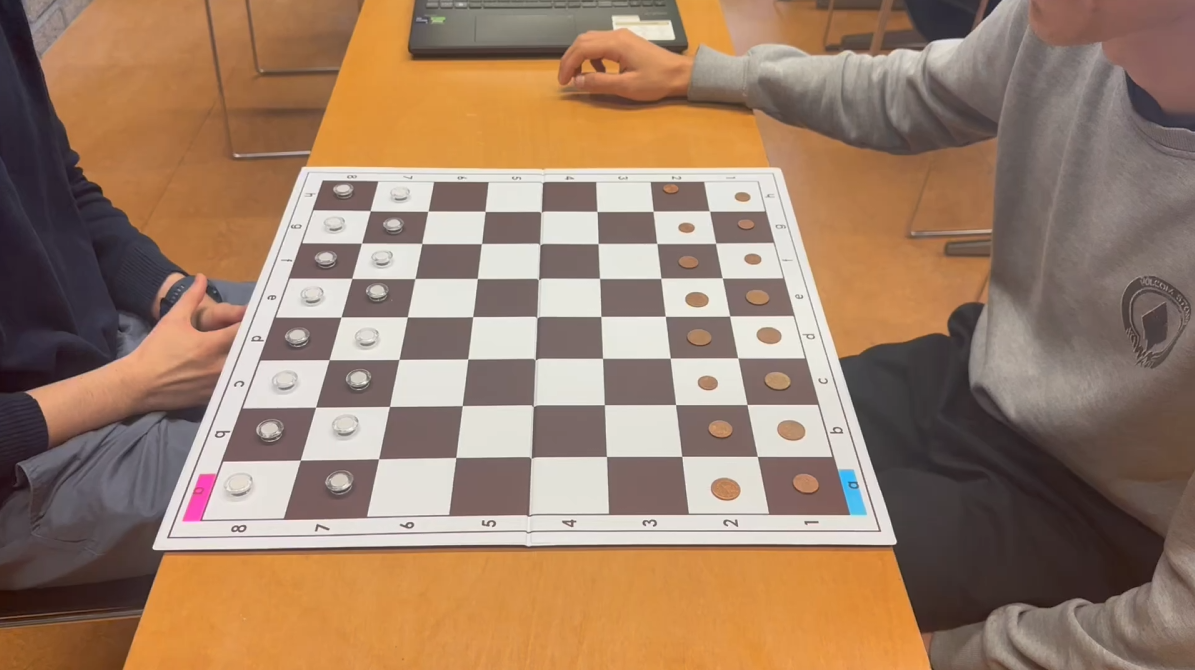
#> input picture src/calibration_images/img1.png, 1195 x 670 px, found by its file name
$ python sticker_calibration.py
#> lines starting #> are read from the running program, lines starting #| are printed output that depends on the picture; after the words box and inside, x2 and y2 are one past the last pixel; in counts of white or black regions, pixels touching at a corner belong together
import cv2
import numpy as np

def detect_stickers(img):
    hsv = cv2.cvtColor(img, cv2.COLOR_BGR2HSV)
    blurred = cv2.GaussianBlur(hsv, (11, 11), 0)

    # range for blue sticker
    lower_blue = np.array([100, 150, 50])
    upper_blue = np.array([140, 255, 255])

    # range for pink sticker
    lower_pink = np.array([140, 100, 100])
    upper_pink = np.array([170, 255, 255])

    # threshold to get only blue and pink colors
    mask_blue = cv2.inRange(blurred, lower_blue, upper_blue)
    mask_pink = cv2.inRange(blurred, lower_pink, upper_pink)

    blue_stickers = []
    pink_stickers = []

    # find contours for blue sticker
    contours_blue, _ = cv2.findContours(mask_blue, cv2.RETR_EXTERNAL, cv2.CHAIN_APPROX_SIMPLE)
    contours_blue = sorted(contours_blue, key=cv2.contourArea, reverse=True)
    if contours_blue:
        for c in contours_blue:
            ((cX, cY), radius) = cv2.minEnclosingCircle(c)
            blue_stickers.append((int(cX), int(cY), int(radius)))

    # find contours for pink sticker
    contours_pink, _ = cv2.findContours(mask_pink, cv2.RETR_EXTERNAL, cv2.CHAIN_APPROX_SIMPLE)
    contours_pink = sorted(contours_pink, key=cv2.contourArea, reverse=True)
    if contours_pink:
        for c in contours_pink:
            ((cX, cY), radius) = cv2.minEnclosingCircle(c)
            pink_stickers.append((int(cX), int(cY), int(radius)))

    return blue_stickers, pink_stickers

def draw_stickers(img, blue_stickers, pink_stickers):
    """
    Dessine les autocollants détectés sur l'image.
    """
    img_copy = img.copy()

    # Dessiner les autocollants bleus
    for (cX, cY, radius) in blue_stickers:
        cv2.circle(img_copy, (cX, cY), radius, (255, 0, 0), 2)  # Contour bleu
        cv2.circle(img_copy, (cX, cY), 3, (0, 255, 0), -1)  # Centre vert

    # Dessiner les autocollants roses
    for (cX, cY, radius) in pink_stickers:
        cv2.circle(img_copy, (cX, cY), radius, (255, 0, 255), 2)  # Contour rose
        cv2.circle(img_copy, (cX, cY), 3, (0, 255, 0), -1)  # Centre vert

    return img_copy

# Cette partie ne s'exécutera que si le script est exécuté directement (pas importé)
if __name__ == "__main__":
    # Test the function with a single image
    img = cv2.imread('src/calibration_images/img1.png')
#> img is the input picture: shape (670, 1195, 3); mean B, G, R 104.2, 126.5, 155.9
    blue_stickers, pink_stickers = detect_stickers(img)
#> in detect_stickers, `mask_blue = cv2.inRange(blurred, lower_blue, upper_blue)`:
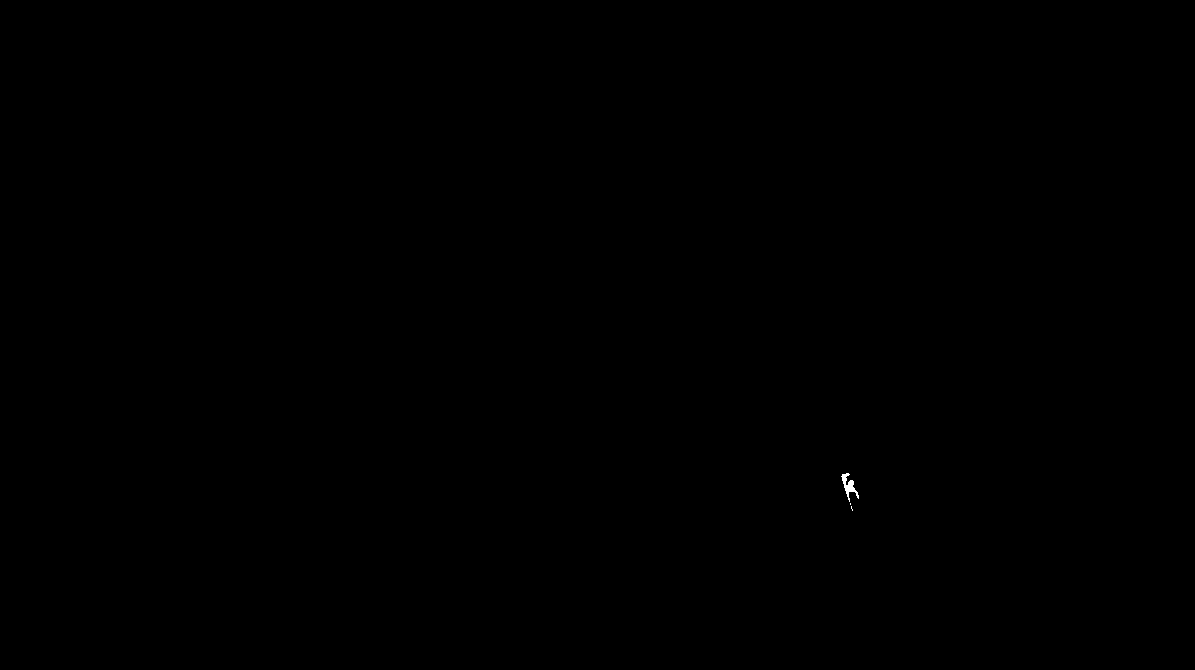
#> mask_blue: shape (670, 1195); 0.02% white; 3 white regions (2 under 20 px), largest, box (x1, y1, x2, y2) and area: (841, 473, 859, 502) 184
#> in detect_stickers, `mask_pink = cv2.inRange(blurred, lower_pink, upper_pink)`:
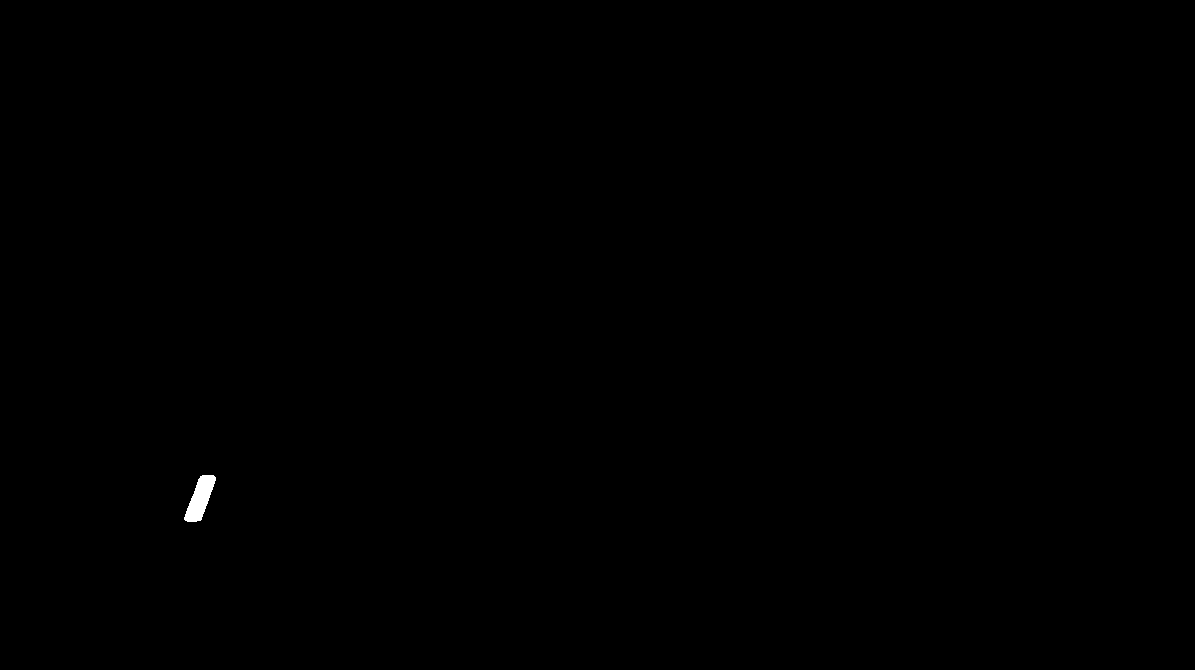
#> mask_pink: shape (670, 1195); 0.1% white; 1 white region
#> in detect_stickers, `contours_blue, _ = cv2.findContours(mask_blue, cv2.RETR_EXTERNAL, cv2...`: contours_blue = 3 contours, 2 with area under 20; largest, box (x1, y1, x2, y2) and area: (841, 473, 859, 502) 136
#> the loop in detect_stickers, `for c in contours_blue:` made 3 passes
#> (cX, cY, radius) on passes 1 to 2: (849.2, 486.5, 14.46), (851.5, 508, 2.06)
#> after the loop in detect_stickers, `for c in contours_blue:`: blue_stickers = [(849, 486, 14), (851, 508, 2), (850, 503, 0)]
#> in detect_stickers, `contours_pink, _ = cv2.findContours(mask_pink, cv2.RETR_EXTERNAL, cv2...`: contours_pink = 1 contour; box (x1, y1, x2, y2) and area: (184, 475, 216, 522) 760
#> the loop in detect_stickers, `for c in contours_pink:` made 1 pass
#> (cX, cY, radius) on pass 1: (199, 497.5, 26.5)
#> after the loop in detect_stickers, `for c in contours_pink:`: pink_stickers = [(199, 497, 26)]
#> blue_stickers = [(849, 486, 14), (851, 508, 2), (850, 503, 0)]; pink_stickers = [(199, 497, 26)]

    print("Blue stickers:", blue_stickers)
#| Blue stickers: [(849, 486, 14), (851, 508, 2), (850, 503, 0)]
    print("Pink stickers:", pink_stickers)
#| Pink stickers: [(199, 497, 26)]

    # Dessiner les autocollants pour la visualisation
    img_with_stickers = draw_stickers(img, blue_stickers, pink_stickers)
#> the loop in draw_stickers, `for (cX, cY, radius) in blue_stickers:` made 3 passes
#> after the loop in draw_stickers, `for (cX, cY, radius) in blue_stickers:`:
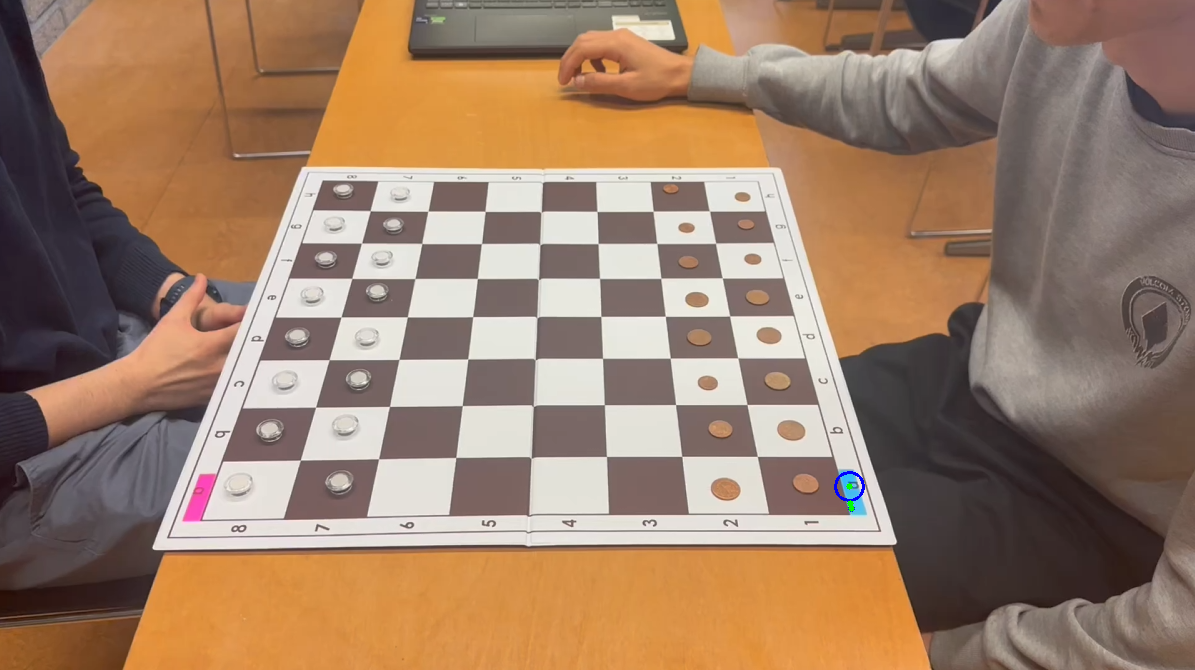
#> img_copy: shape (670, 1195, 3); 0.04% of pixels changed, all inside (x1, y1, x2, y2) = (834, 471, 865, 512)
#> the loop in draw_stickers, `for (cX, cY, radius) in pink_stickers:` made 1 pass
#> after the loop in draw_stickers, `for (cX, cY, radius) in pink_stickers:`:
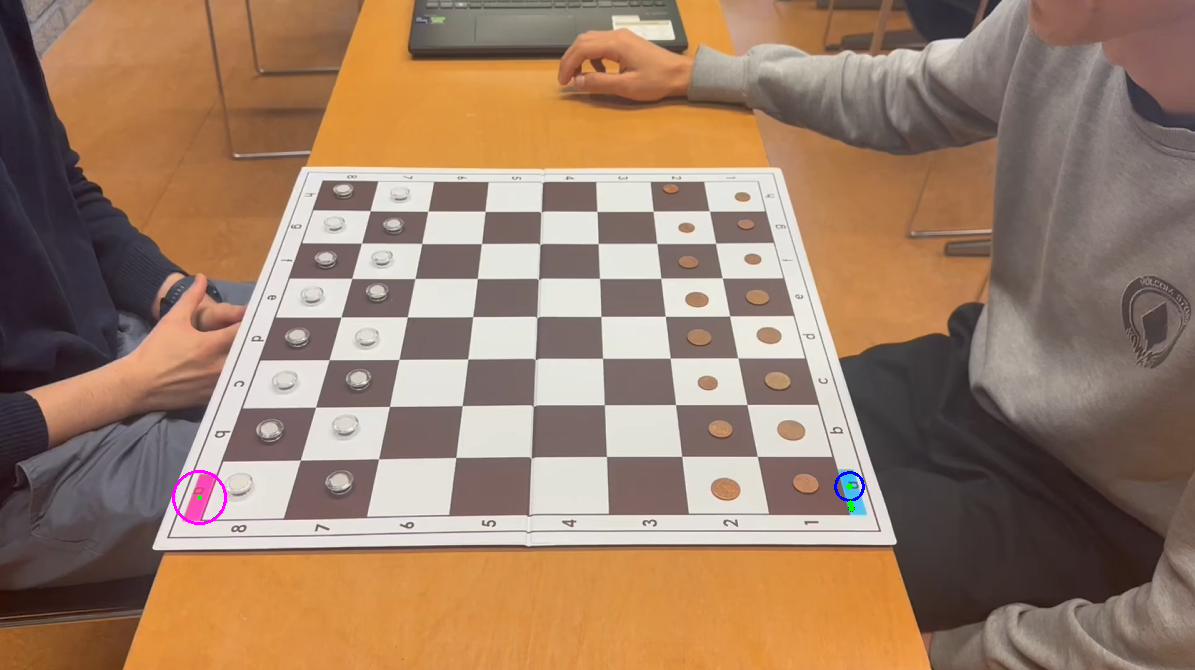
#> img_copy: shape (670, 1195, 3); 0.06% of pixels changed, all inside (x1, y1, x2, y2) = (172, 470, 227, 525)

    cv2.imshow("Detected Stickers", img_with_stickers)
    cv2.waitKey(0)
    cv2.destroyAllWindows()

$ run again, with src/calibration_images/img2.png copied over src/calibration_images/img1.png
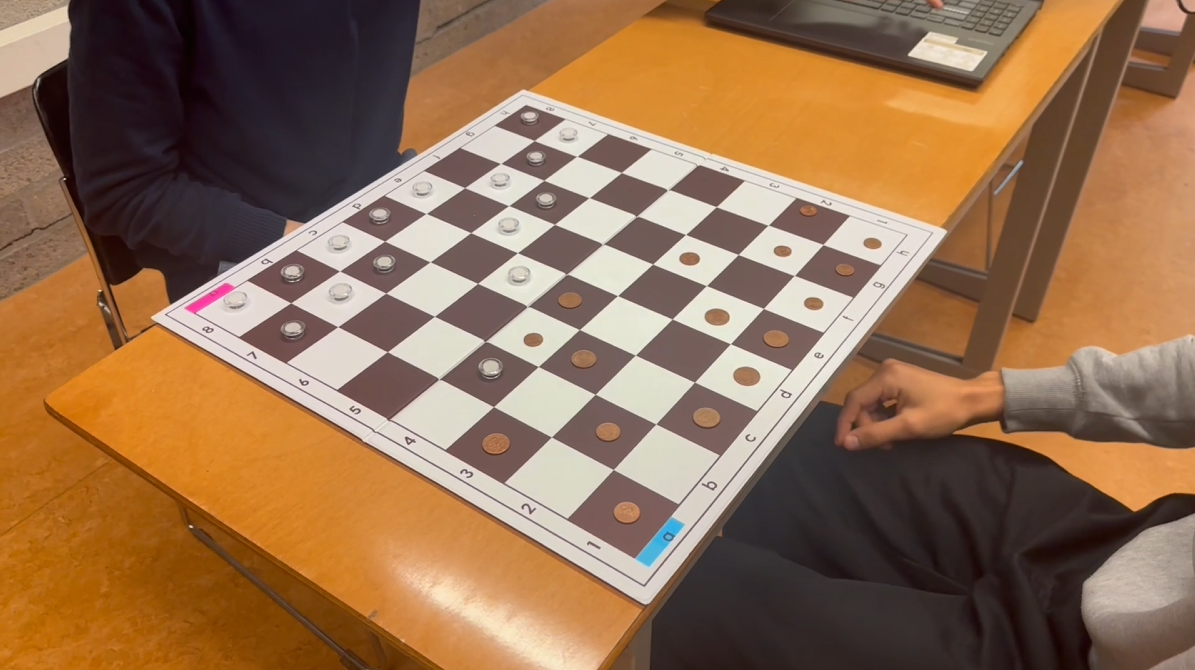
#> input picture src/calibration_images/img2.png, 1195 x 670 px, found by its file name
#> img is the input picture: shape (670, 1195, 3); mean B, G, R 81.2, 111.4, 147.1
#> hsv: shape (670, 1195, 3); mean H, S, V 32.6, 111.4, 147.5
#> blurred: shape (670, 1195, 3); mean H, S, V 32.6, 111.4, 147.5
#> mask_blue: shape (670, 1195); 0.01% white; 1 white region, box (x1, y1, x2, y2) and area: (658, 522, 673, 543) 116
#> mask_pink: shape (670, 1195); 0.06% white; 1 white region
#> contours_blue = 1 contour; box (x1, y1, x2, y2) and area: (658, 522, 673, 543) 90
#> the loop in detect_stickers, `for c in contours_blue:` made 1 pass
#> (cX, cY, radius) on pass 1: (667.4, 531.7, 10.36)
#> after the loop in detect_stickers, `for c in contours_blue:`: blue_stickers = [(667, 531, 10)]
#> contours_pink = 1 contour; box (x1, y1, x2, y2) and area: (187, 284, 233, 313) 427
#> the loop in detect_stickers, `for c in contours_pink:` made 1 pass
#> (cX, cY, radius) on pass 1: (209.5, 298, 25.05)
#> after the loop in detect_stickers, `for c in contours_pink:`: pink_stickers = [(209, 298, 25)]
#> `blue_stickers, pink_stickers = detect_stickers(img)`: blue_stickers = [(667, 531, 10)]; pink_stickers = [(209, 298, 25)]
#| Blue stickers: [(667, 531, 10)]
#| Pink stickers: [(209, 298, 25)]
#> the loop in draw_stickers, `for (cX, cY, radius) in blue_stickers:` made 1 pass
#> the loop in draw_stickers, `for (cX, cY, radius) in pink_stickers:` made 1 pass
#> after the loop in draw_stickers, `for (cX, cY, radius) in pink_stickers:`:
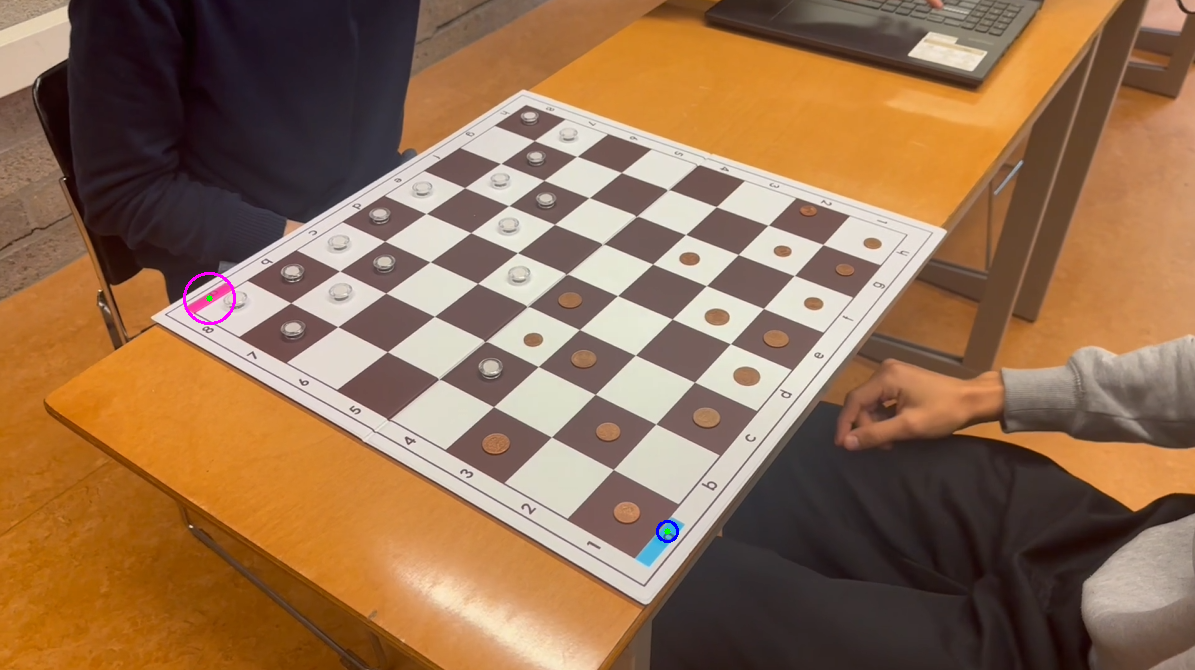
#> img_copy: shape (670, 1195, 3); mean B, G, R 81.2, 111.3, 147.2
